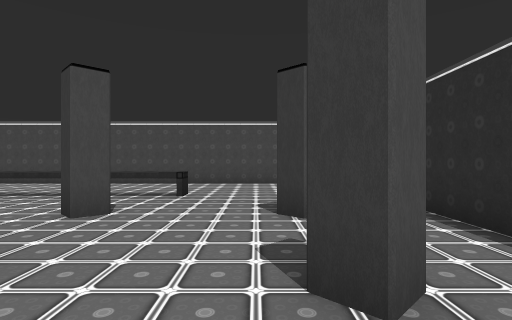
[1] (above)

16 first-person views from a walk through a scene from a Unity 3-D project. The camera is 1.5 m above the floor, looks level and sees 80° across. Doors are open. The floor is counted in squares, 2 m on a side. Each view is taken from the middle of a square. On the plan, view 1 faces up. The plan holds only what a view shows up to about 10 squares ahead; the rest is blank. The player is left out. Some animated figures are left out. Some surface patterns are stand-ins.

[2]
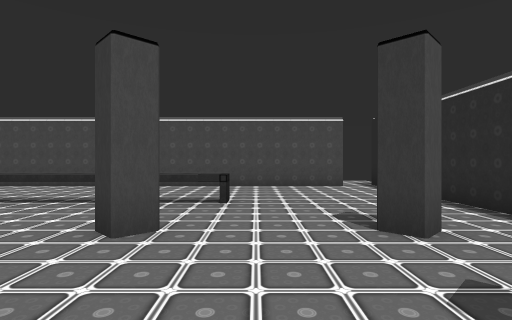

[3]
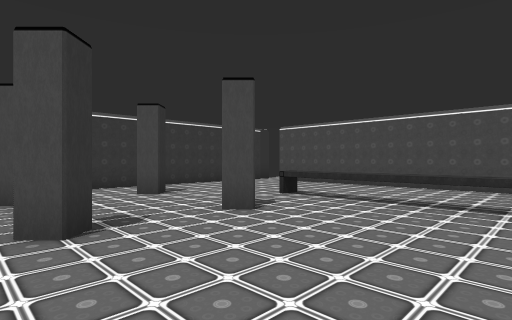

[4]
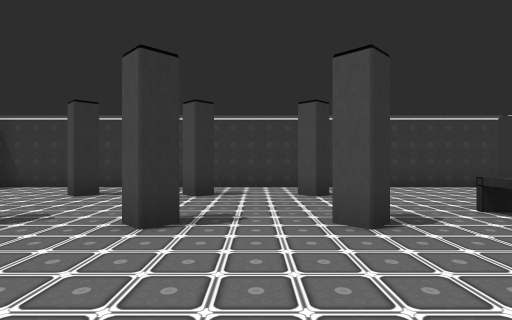

[5]
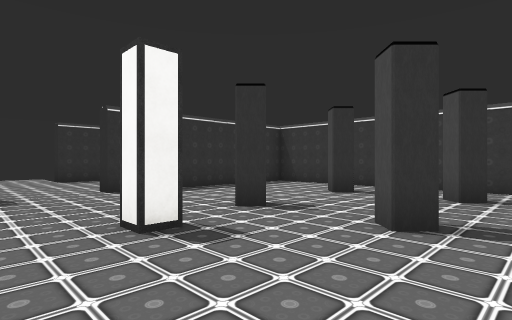

[6]
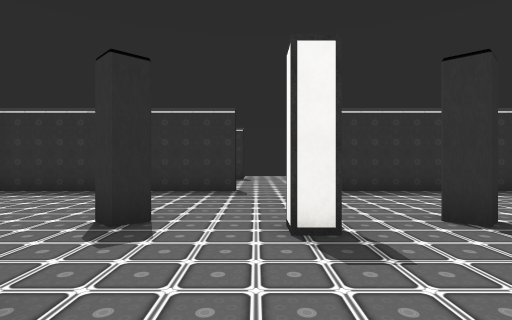

[7]
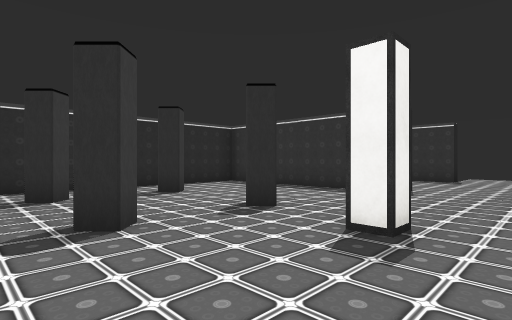

[8]
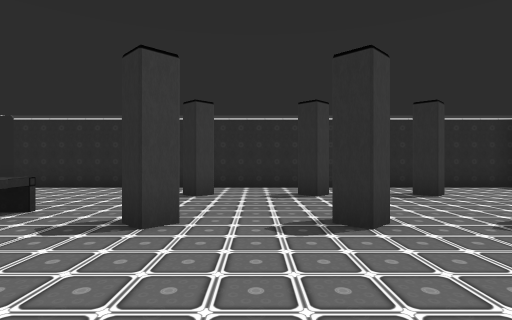

[9]
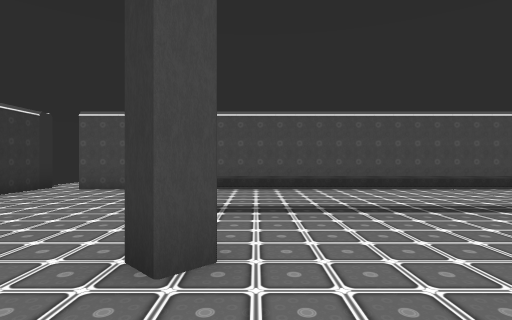

[10]
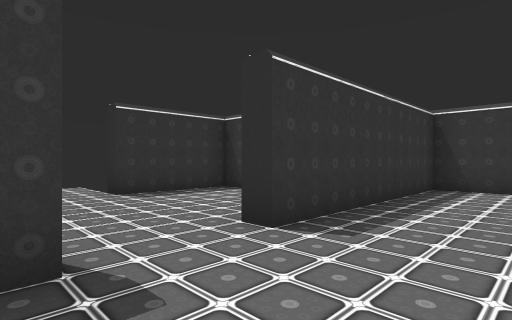

[11]
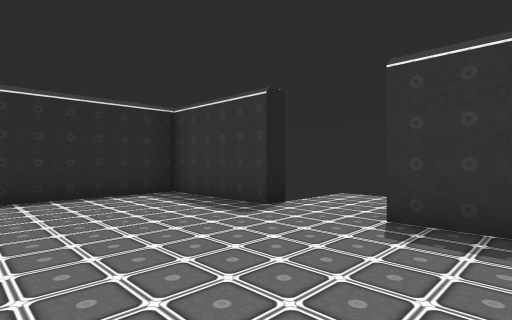

[12]
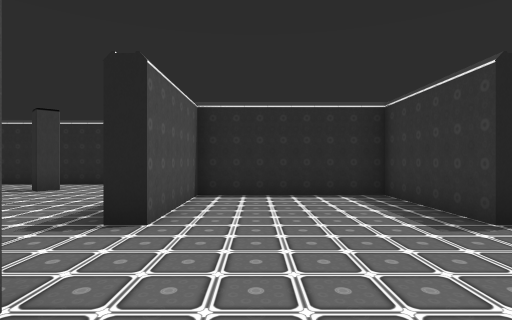

[13]
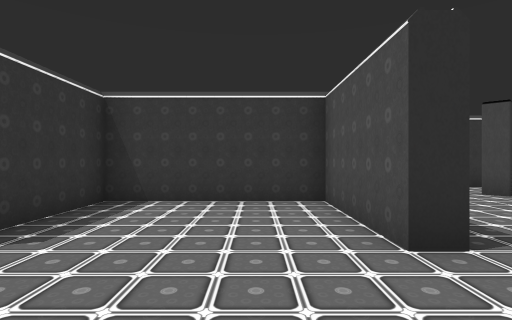

[14]
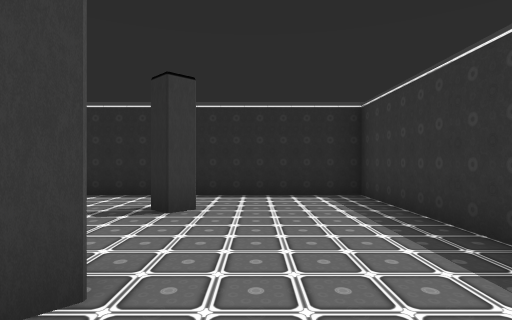

[15]
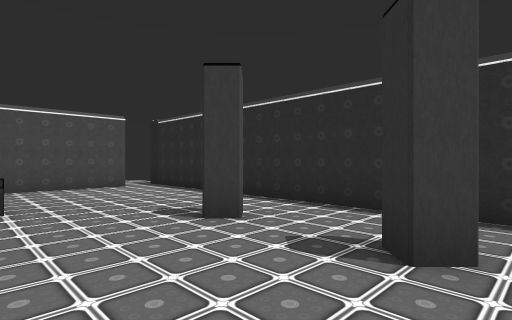

[16]
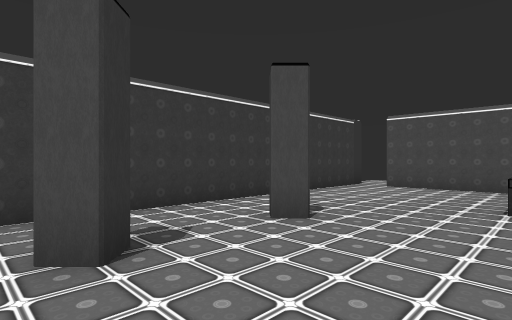

### Floor plan
Ten units are one square. View 1 is at (0, 0); x grows to the right and y downward. Boxes are objects, and circles mark ways between rooms. Rooms are numbered by the first view taken in them; rooms with no view inside come last. Other rooms are left out.
<svg viewBox="-120 -107 150 202">
<path fill="none" stroke="#000" d="M-35 42 25 42 25 -102M16 -98 -105 -98M-115 -102 -115 42 -55 42M-35 88 -5 88 -5 47 -35 47M-55 47 -85 47 -85 88 -55 88"/>
<rect x="-105" y="5" width="10" height="10" fill="#bbb"><title>pillar</title></rect>
<rect x="-105" y="-25" width="10" height="10" fill="#bbb"><title>pillar</title></rect>
<rect x="-105" y="-45" width="10" height="10" fill="#bbb"><title>pillar</title></rect>
<rect x="-75" y="5" width="10" height="10" fill="#bbb"><title>pillar</title></rect>
<rect x="-75" y="-25" width="10" height="10" fill="#bbb"><title>pillar</title></rect>
<rect x="-75" y="-45" width="10" height="10" fill="#bbb"><title>pillar</title></rect>
<rect x="-75" y="-65" width="10" height="10" fill="#bbb"><title>other object</title></rect>
<rect x="-75" y="-75" width="10" height="10" fill="#bbb"><title>other object</title></rect>
<rect x="-65" y="-65" width="10" height="10" fill="#bbb"><title>other object</title></rect>
<rect x="-65" y="-75" width="10" height="10" fill="#bbb"><title>other object</title></rect>
<rect x="-55" y="-5" width="10" height="10" fill="#bbb"><title>other object</title></rect>
<rect x="-55" y="-65" width="10" height="10" fill="#bbb"><title>other object</title></rect>
<rect x="-55" y="-75" width="10" height="10" fill="#bbb"><title>other object</title></rect>
<rect x="-45" y="-65" width="10" height="10" fill="#bbb"><title>other object</title></rect>
<rect x="-45" y="-75" width="10" height="10" fill="#bbb"><title>other object</title></rect>
<rect x="-35" y="-65" width="10" height="10" fill="#bbb"><title>other object</title></rect>
<rect x="-35" y="-75" width="10" height="10" fill="#bbb"><title>other object</title></rect>
<rect x="-25" y="5" width="10" height="10" fill="#bbb"><title>pillar</title></rect>
<rect x="-25" y="-25" width="10" height="10" fill="#bbb"><title>pillar</title></rect>
<rect x="-25" y="-45" width="10" height="10" fill="#bbb"><title>pillar</title></rect>
<rect x="-25" y="-65" width="10" height="10" fill="#bbb"><title>other object</title></rect>
<rect x="-25" y="-75" width="10" height="10" fill="#bbb"><title>other object</title></rect>
<rect x="5" y="5" width="10" height="10" fill="#bbb"><title>pillar</title></rect>
<rect x="5" y="-25" width="10" height="10" fill="#bbb"><title>pillar</title></rect>
<rect x="5" y="-45" width="10" height="10" fill="#bbb"><title>pillar</title></rect>
<circle cx="-45" cy="45" r="3" fill="#2a7"/>
<text x="-50" y="-30">1</text>
<text x="-50" y="70">2</text>
</svg>
Room 1 opens to room 2.

Where each view was taken, in squares from view 1:
view 1: 0 up, 0 right, facing up
view 2: 1 up, 1 left, facing up
view 3: 1 up, 3 left, facing up-left
view 4: 3 up, 3 left, facing left
view 5: 3 up, 3 left, facing down-left
view 6: 3 up, 4 left, facing down
view 7: 3 up, 6 left, facing down-right
view 8: 3 up, 6 left, facing right
view 9: 2 up, 6 left, facing up
view 10: 2 down, 3 left, facing down-left
view 11: 5 down, 7 left, facing down-right
view 12: 6 down, 7 left, facing right
view 13: 6 down, 3 left, facing left
view 14: 2 down, 4 left, facing right
view 15: 1 up, 2 left, facing up-right
view 16: 1 up, 7 left, facing up-left
